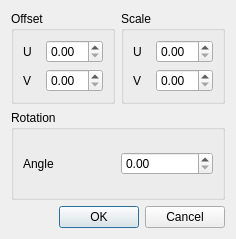
<?xml version="1.0" encoding="UTF-8"?>
<ui version="4.0">
 <class>Dialog</class>
 <widget class="QDialog" name="Dialog">
  <property name="geometry">
   <rect>
    <x>0</x>
    <y>0</y>
    <width>236</width>
    <height>239</height>
   </rect>
  </property>
  <property name="windowTitle">
   <string>Dialog</string>
  </property>
  <layout class="QGridLayout" name="gridLayout_4">
   <item row="0" column="0">
    <widget class="QGroupBox" name="groupBox">
     <property name="title">
      <string>Offset</string>
     </property>
     <layout class="QGridLayout" name="gridLayout">
      <item row="0" column="0">
       <layout class="QHBoxLayout" name="horizontalLayout">
        <item>
         <widget class="QLabel" name="label">
          <property name="text">
           <string>U</string>
          </property>
         </widget>
        </item>
        <item>
         <widget class="QDoubleSpinBox" name="doubleSpinBoxTexOffsetU"/>
        </item>
       </layout>
      </item>
      <item row="1" column="0">
       <layout class="QHBoxLayout" name="horizontalLayout_2">
        <item>
         <widget class="QLabel" name="label_3">
          <property name="text">
           <string>V</string>
          </property>
         </widget>
        </item>
        <item>
         <widget class="QDoubleSpinBox" name="doubleSpinBoxTexOffsetV"/>
        </item>
       </layout>
      </item>
     </layout>
    </widget>
   </item>
   <item row="0" column="1">
    <widget class="QGroupBox" name="groupBox_2">
     <property name="title">
      <string>Scale</string>
     </property>
     <layout class="QGridLayout" name="gridLayout_2">
      <item row="0" column="0">
       <layout class="QHBoxLayout" name="horizontalLayout_5">
        <item>
         <widget class="QLabel" name="label_5">
          <property name="text">
           <string>U</string>
          </property>
         </widget>
        </item>
        <item>
         <widget class="QDoubleSpinBox" name="doubleSpinBoxTexScaleU"/>
        </item>
       </layout>
      </item>
      <item row="1" column="0">
       <layout class="QHBoxLayout" name="horizontalLayout_4">
        <item>
         <widget class="QLabel" name="label_4">
          <property name="text">
           <string>V</string>
          </property>
         </widget>
        </item>
        <item>
         <widget class="QDoubleSpinBox" name="doubleSpinBoxTexScaleV"/>
        </item>
       </layout>
      </item>
     </layout>
    </widget>
   </item>
   <item row="1" column="0" colspan="2">
    <widget class="QGroupBox" name="groupBox_3">
     <property name="title">
      <string>Rotation</string>
     </property>
     <layout class="QGridLayout" name="gridLayout_3">
      <item row="0" column="0">
       <layout class="QHBoxLayout" name="horizontalLayout_3">
        <item>
         <widget class="QLabel" name="label_2">
          <property name="text">
           <string>Angle</string>
          </property>
         </widget>
        </item>
        <item>
         <widget class="QDoubleSpinBox" name="doubleSpinBoxAngle"/>
        </item>
       </layout>
      </item>
     </layout>
    </widget>
   </item>
   <item row="2" column="0" colspan="2">
    <widget class="QDialogButtonBox" name="buttonBox">
     <property name="orientation">
      <enum>Qt::Orientation::Horizontal</enum>
     </property>
     <property name="standardButtons">
      <set>QDialogButtonBox::StandardButton::Cancel|QDialogButtonBox::StandardButton::Ok</set>
     </property>
    </widget>
   </item>
  </layout>
 </widget>
 <resources/>
 <connections>
  <connection>
   <sender>buttonBox</sender>
   <signal>accepted()</signal>
   <receiver>Dialog</receiver>
   <slot>accept()</slot>
   <hints>
    <hint type="sourcelabel">
     <x>248</x>
     <y>254</y>
    </hint>
    <hint type="destinationlabel">
     <x>157</x>
     <y>274</y>
    </hint>
   </hints>
  </connection>
  <connection>
   <sender>buttonBox</sender>
   <signal>rejected()</signal>
   <receiver>Dialog</receiver>
   <slot>reject()</slot>
   <hints>
    <hint type="sourcelabel">
     <x>316</x>
     <y>260</y>
    </hint>
    <hint type="destinationlabel">
     <x>286</x>
     <y>274</y>
    </hint>
   </hints>
  </connection>
 </connections>
</ui>
